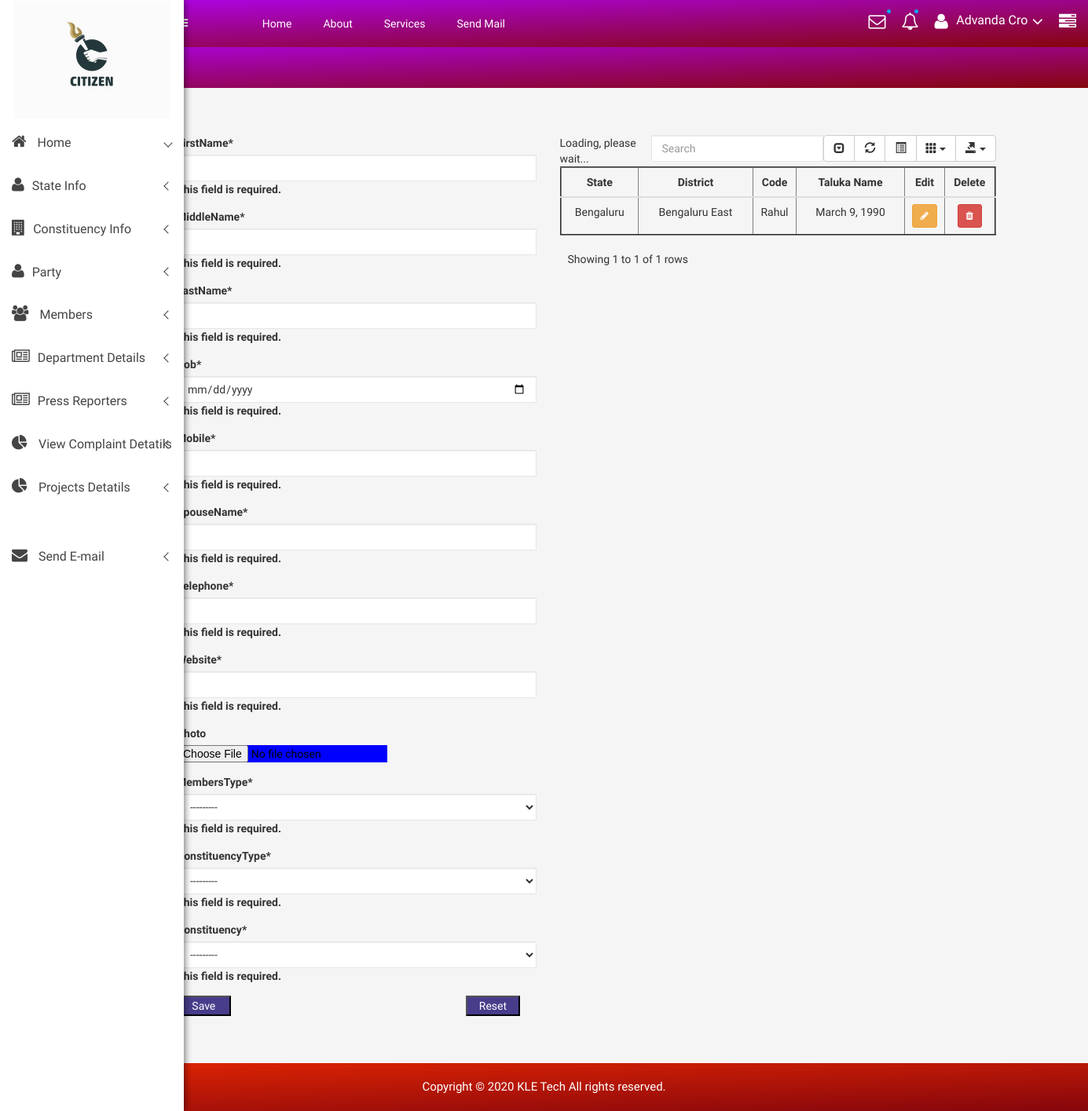
Screenshot of /citizen/create_members with the database file from the repository.
### citizen/models.py (models this page shows, shortened)
class Members(models.Model):
    FirstName = models.CharField(max_length=200)
    MiddleName = models.CharField(max_length=200)
    LastName = models.CharField(max_length=200)
    MeritalStatus = (
        ('A', 'Single'),
        ('B', 'Married'),
        ('C', 'divorced'),
        ('D', 'widowed'),
    )
    Dob = models.DateField()
    Mobile = models.IntegerField()
    SpouseName = models.CharField(max_length=200)
    Telephone = models.IntegerField()
    Website = models.CharField(max_length=200)
    Photo = models.ImageField(upload_to='Photo/', blank=True, null=True)
    MembersType = models.ForeignKey('MembersType', on_delete=models.CASCADE)
    Constituency = models.ForeignKey('Constituency', on_delete=models.CASCADE)
    ConstituencyType = models.ForeignKey('ConstituencyType', on_delete=models.CASCADE, null=True)

class ConstituencyType(models.Model):
    Code = models.CharField(max_length=200)
    Name = models.CharField(max_length=200)
    Description = models.CharField(max_length=200)
    def __str__(self):
        return self.Name

class Constituency(models.Model):
    Name = models.CharField(max_length=200)
    Number = models.IntegerField()
    State = models.ForeignKey('State', on_delete=models.SET_NULL, null=True)
    District = models.ForeignKey('District', on_delete=models.SET_NULL, null=True)
    Taluka = models.ForeignKey('Taluka', on_delete=models.SET_NULL, null=True)
    ConstituencyType = models.ForeignKey('ConstituencyType', on_delete=models.SET_NULL, null=True)

### citizen/views.py (the view)
# urls.py: path('create_members', views.create_members, name='create_members'),
def create_members(request):
    form = MembersForms(request.POST)
    if form.is_valid():
        form.save()
        return redirect('citizen:create_members')
    return render(request, 'citizen/Members.html',
                  {'form': form, 'Members': Members.objects.all().order_by('FirstName')})

### citizen/forms.py (shortened to what this page needs)
class MembersForms(forms.ModelForm):
    class Meta:
        model = Members
        widgets = {
            'Dob': DateInput()
        }
        fields = ('FirstName', 'MiddleName', 'LastName', 'Dob', 'Mobile', 'SpouseName'
                  , 'Telephone', 'Website', 'Photo', 'MembersType', 'ConstituencyType', 'Constituency')
    def __init__(self, *args, **kwargs):
        super().__init__(*args, **kwargs)
        self.fields['Constituency'].queryset = Constituency.objects.none()

### citizen/models.py (called while the page is built)
    def __str__(self):
        return self.Title

### citizen/templates/citizen/Members.html (shortened to what this page needs)
{% extends 'citizen/base.html' %}
    {% load static %}
{% block body %}
 {% include "citizen/sidebar.html" %}
 <div class="all-content-wrapper">
        <div class="container-fluid">
            <div class="row">
                <div class="col-lg-12 col-md-12 col-sm-12 col-xs-12">
                    <div class="logo-pro">
                        <a href="index.html"><img class="main-logo" src="img/logo/logo.png" alt="" /></a>
                    </div>
                </div>
            </div>
        </div>
        <div class="header-advance-area">
            <div class="header-top-area">
                <div class="container-fluid">
                    <div class="row">
                        <div class="col-lg-12 col-md-12 col-sm-12 col-xs-12">
                            <div class="header-top-wraper">
                                <div class="row">
                                    <div class="col-lg-1 col-md-0 col-sm-1 col-xs-12">
                                        <div class="menu-switcher-pro">
                                            <button type="button" id="sidebarCollapse" class="btn bar-button-pro header-drl-controller-btn btn-info navbar-btn">
												</button>
                                        </div>
                                    </div>
                                    <div class="col-lg-6 col-md-7 col-sm-6 col-xs-12">
                                        <div class="header-top-menu tabl-d-n">
                                            <ul class="nav navbar-nav mai-top-nav">
                                                <li class="nav-item"><a href="{% url 'citizen:admin_index' %}" class="nav-link">Home</a>
                                                </li>
                                                <li class="nav-item"><a href="#" class="nav-link">About</a>
                                                </li>
                                                <li class="nav-item"><a href="#" class="nav-link">Services</a>
                                                </li>
                                                <li class="nav-item"><a href="{% url 'citizen:HomePage' %}" class="nav-link">Send Mail</a>
                                                </li>
                                            </ul>
                                        </div>
                                    </div>
                                    <div class="col-lg-5 col-md-5 col-sm-12 col-xs-12">
                                        <div class="header-right-info">
                                            <ul class="nav navbar-nav mai-top-nav header-right-menu">
                                                <li class="nav-item dropdown">
                                                    <a href="#" data-toggle="dropdown" role="button" aria-expanded="false" class="nav-link dropdown-toggle"><i class="fa fa-envelope-o adminpro-chat-pro" aria-hidden="true"></i><span class="indicator-ms"></span></a>
                                                </li>
                                                <li class="nav-item"><a href="#" data-toggle="dropdown" role="button" aria-expanded="false" class="nav-link dropdown-toggle"><i class="fa fa-bell-o" aria-hidden="true"></i><span class="indicator-nt"></span></a>
                                                </li>
                                                <li class="nav-item">
                                                    <a href="#" data-toggle="dropdown" role="button" aria-expanded="false" class="nav-link dropdown-toggle">
															<i class="fa fa-user adminpro-user-rounded header-riht-inf" aria-hidden="true"></i>
															<span class="admin-name">Advanda Cro</span>
															<i class="fa fa-angle-down adminpro-icon adminpro-down-arrow"></i>
														</a>
                                                </li>
                                                <li class="nav-item nav-setting-open"><a href="#" data-toggle="dropdown" role="button" aria-expanded="false" class="nav-link dropdown-toggle"><i class="fa fa-tasks"></i></a>
                                                </li>
                                            </ul>
                                        </div>
                                    </div>
                                </div>
                            </div>
                        </div>
                    </div>
                </div>
            </div>
            <div class="breadcome-area">
                <div class="container-fluid">
                    <div class="row">
                        <div class="col-lg-12 col-md-12 col-sm-12 col-xs-12">
                            <div class="breadcome-list single-page-breadcome">
                                <div class="row">
                                    <div class="col-lg-6 col-md-6 col-sm-6 col-xs-6">
                                    </div>
                                </div>
                            </div>
                        </div>
                    </div>
                </div>
            </div>
        </div>
<br>
<br>
<br>
<div class="container">
    {% load crispy_forms_tags %}
    <div class = "row">
        <div class="col-lg-5">
            <form method="post" id="MembersForms" data-District-url="{% url 'citizen:ajax_load_Constituency' %}" novalidate>
    <table>
     {{form|crispy}}
    </table>
    <button class="button" type="submit"  style="width:15%;background:darkslateblue;color:white;">Save</button>&emsp;&emsp;&emsp;&emsp;&emsp;&emsp;&emsp;&emsp; &emsp;&emsp;&emsp;&emsp; &emsp;&emsp;&emsp;&emsp; &emsp;&emsp;&emsp;&emsp;
                 <button class="button1" type="reset" value="Reset" style="width:15%;background:darkslateblue;color:white;">Reset</button>
  </form>
        </div>
        <div class = "col-lg-6">
            {% if Members %}
 <table class="table"  style="width:100%;" border="2" id="table" data-toggle="table" data-pagination="true" data-search="true" data-show-columns="true"
                    data-show-pagination-switch="true" data-show-refresh="true" data-key-events="true"
                    data-show-toggle="true" data-resizable="true" data-cookie="true"
                                            data-cookie-id-table="saveId" data-show-export="true"
                    data-click-to-select="true" data-toolbar="#toolbar" >
     <thead>
         <th><center>State</center></th>
         <th><center>District</center></th>
         <th><center>Code</center></th>
         <th><center>Taluka Name</center></th>
         <th><center>Edit</center></th>
         <th><center>Delete</center></th>
     </thead>
     <tbody id="myTable">
     {% for i in  Members %}
     <tr>
          <td><center>{{i.ConstituencyType.Name}}</center></td>
         <td><center>{{i.Constituency.Name}}</center></td>
         <td><center>{{i.FirstName}}</center></td>
         <td><center>{{i.Dob}}</center></td>
         <td><center>
             <a class="btn btn-sm btn-warning" href="/update_members/{{i.id}}">
                 <i class="fa fa-pencil" ></i>
             </a></center>
         </td>
         <td><center>
              <a class="btn btn-sm btn-danger" href="/delete_members/{{i.id}}">
                 <i class="fa fa-trash"></i>
             </a></center>
         </td>
     </tr>
     {% endfor %}
     </tbody>
 </table>
            {% endif %}
        </div>
    </div>
</div>
</div>
<br>
<br>
<br>
     <div class="footer-copyright-area">
            <div class="container-fluid">
                <div class="row">
                    <div class="col-lg-12">
                        <div class="footer-copy-right">
                            <p>Copyright © 2020 <a href="https://www.kletech.ac.in">KLE Tech</a> All rights reserved.</p>
                        </div>
                    </div>
                </div>
            </div>
        </div>
{% endblock %}

### citizen/static/css/main.css (style rules this page uses)
html { color: #222; font-size: 1em; line-height: 1.4; }
audio, canvas, iframe, img, svg, video { vertical-align: middle; }

### citizen/static/style.css (style rules this page uses)
html, body { height: 100%; font-family: 'Play', sans-serif;font-weight:400;background:#f5f5f5; }
img { max-width:100%;height:auto }
p { margin:0 0 15px; }
a { transition: all 0.3s ease 0s;text-decoration:none; }
a:visited, a:link, a:active { text-decoration: none; }
ul { list-style: outside none none; margin: 0; padding: 0 }
.all-content-wrapper { margin-left: 205px; transition: all 0.3s; }
.bar-button-pro { margin: 13px 0px; }
.menu-switcher-pro { transition:all .4s ease 0s; }
.menu-switcher-pro button { background: none; border:none; }
.footer-copyright-area { background: -webkit-linear-gradient(178deg, #e12503 0%, #85060c 100%); background: linear-gradient(178deg, #e12503 0%, #85060c 100%); padding: 20px 0px; text-align: center; }
.footer-copy-right p { margin: 0px; font-size: 15px; color: #fff; }
.footer-copy-right a { color:#fff; text-decoration:none; }
.header-top-menu .navbar-nav>li>a { padding: 20px 20px; color: #fff; font-size:14px; }
.header-right-info .navbar-nav { float:right; padding:17px 0px; }
.header-right-info ul.header-right-menu li { display:inline-block; }
.header-right-info ul.header-right-menu > li > a { display:inline-block; color:#fff; padding: 0px 0px 0px 20px; font-size:22px; text-decoration:none; position:relative; }
.indicator-nt { position:absolute; height:5px; width:5px; background:#03a9f4; border-radius:50%; top: -5px; right: 0px; }
.indicator-ms { position:absolute; height:5px; width:5px; background:#03a9f4; border-radius:50%; top: -5px; right: -7px; }
.header-right-info .admin-name { display: inline-block; color: #fff; font-size: 16px; position: relative; top: -4px; margin-left:5px; }
.breadcome-list { padding-top:30px; padding-bottom:100px; }
.form-control { background-color: #FFFFFF; background-image: none; border: 1px solid #e5e6e7; border-radius: 1px; color: inherit; display: block; padding: 6px 12px; transition: border-color 0.15s ease-in-out 0s, box-shadow 0.15s ease-in-out 0s; width: 100%; }
.header-advance-area { background: -webkit-linear-gradient(178deg, #ad03e1 0%, #85060c 100%); background: linear-gradient(178deg, #ad03e1 0%, #85060c 100%); }
.header-top-area { position: fixed; background: -webkit-linear-gradient(178deg, #ad03e1 0%, #85060c 100%); background: linear-gradient(178deg, #ad03e1 0%, #85060c 100%); z-index: 99; left: 200px; right: 0; top: 0; margin: 0 auto; transition: all 0.3s; }
.breadcome-list.single-page-breadcome { padding-top: 30px; padding-bottom: 30px; }

### citizen/templates/citizen/sidebar.html (style rules this page uses)
.dropdown { position: relative; display: inline-block; }

### rows the page displays
Members: ConstituencyType.Name "Bengaluru", Constituency.Name "Bengaluru East", FirstName "Rahul", Dob "March 9, 1990"
